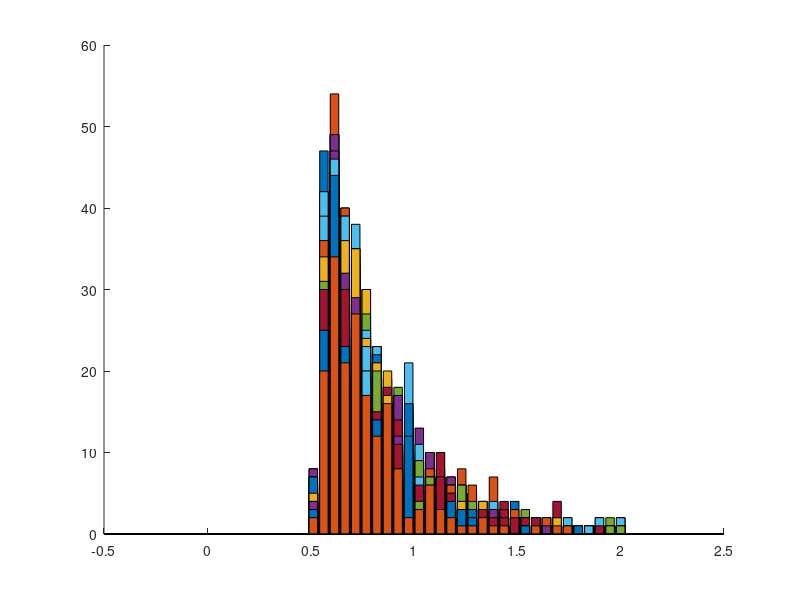

MATLAB code for this plot: (Note: this script raises an error after producing the figure.)
clear; close all; clc;

%%
%fix step size
dt = 0.001;
%parameter 
ndt = 0.5; %NON-DECISION TIME
mu = 0.3;  %BY CONVENTION MU MUST BE POSITIVE 
sd = 1;   %THIS IS VARIABILITY WITHIN THE WALK.  KEEP FIXED AT 1. 
nsteps = 2500; %MAX LENGTH OF WALK.  INCREASE TILL WARNING GOES AWAY
ntrials = 500; %NUMBER OF RUNS
criterion = 1; %CORRECT BOUNDARY LOCATION, INCORRECT IS ZERO 
beta = 0.5; % NORMALIZED BIAS
bias = beta*criterion; %ACTUAL BIAS
total_err_pr = 0; % keep running sum of err probability
total_err_rt = 0; % use total_err_pr to normalize this value
%set random number seed 
rng(19680104);

figure

% loop over all 100 samples of drift rate (i.e. mu)
for i_ = 1:100
    % OUTPUT VARIABLES
    sample = zeros(1,nsteps+1);   %This is a single random draw from normal distribution
    path = zeros(ntrials,nsteps+1); %This is all the random walks
    rt = zeros(ntrials,1);  %These are the rts across trials 
    correct = zeros(ntrials,1); %This is accuracy data. ZERO IS WRONG, ONE IS RIGHT
    sampled_mu = normrnd(mu,0.1,[1,1]);
    %LOOP OVER ntrials.  
    for j = 1:ntrials
        goodpath = 0;
        while goodpath == 0
            draw = normrnd(sampled_mu*dt,sd*sqrt(dt),[1,nsteps]);  %DRAW A WALK
            sample(1) = bias; %START AT BIAS
            sample(2:nsteps+1) = draw; 
            walk = cumsum(sample); %SUM THE WALK.   
            crossbnd = find((walk > criterion) |(walk < 0)); %TEST BOTH BOUNDARIES  
            if ~isempty(crossbnd) %TEST IF IT CROSSED ONE OF THE BOUNDARIES AT LEAST
                goodpath = 1; %WALK IS GOOD, SET TO 1 TO EXIT WHILE LOOP
                path(j,:) = walk; %SAVE THE WALK
            else
                display('Bad Walk') %NOTIFY BAD WALK AND DRAW AGAIN LOWER
            end;
        end;
        rt(j) = crossbnd(1);  %RT IS FIRST CROSSING
        if path(j,rt(j)) > criterion  %TEST IF CORRECT
            path(j,rt(j):end) = criterion; %SET THE REST OF WALK TO BOUNDARY
            correct(j) = 1; %INDICATE CORRECT TRIAL
        else %TRIALIS INCORRECT
            path(j,rt(j):end) = 0; %SET THE REST OF WALK TO ZERO. 
        end; 
        %Add Non-decision time
        rt(j) = rt(j) + ndt/dt;	
    end
    % need to weight average incorrect response times by relative probabilities of incorrect
    %convert rt to milliseconds
    rt = rt*dt;
    errorrt = rt(find(correct == 0));
    % this trial's avg
    avg_err_rt = mean(errorrt);
    err_pr = 1 - mean(correct)
    total_err_rt = total_err_rt + avg_err_rt * err_pr;
    total_err_pr = total_err_pr + err_pr;
    hold on
    bins = linspace(0,2,40);
    [n1,x] = hist(errorrt, bins); 
    h = bar(x, n1);
end

% avg now over all trials
% weighed mean err response time!
avg_err_rt = total_err_rt / total_err_pr;
xline(avg_err_rt,'--b');
xlabel('Response Time')
ylabel('Number of Trials')
title('Error Trial RTs')
